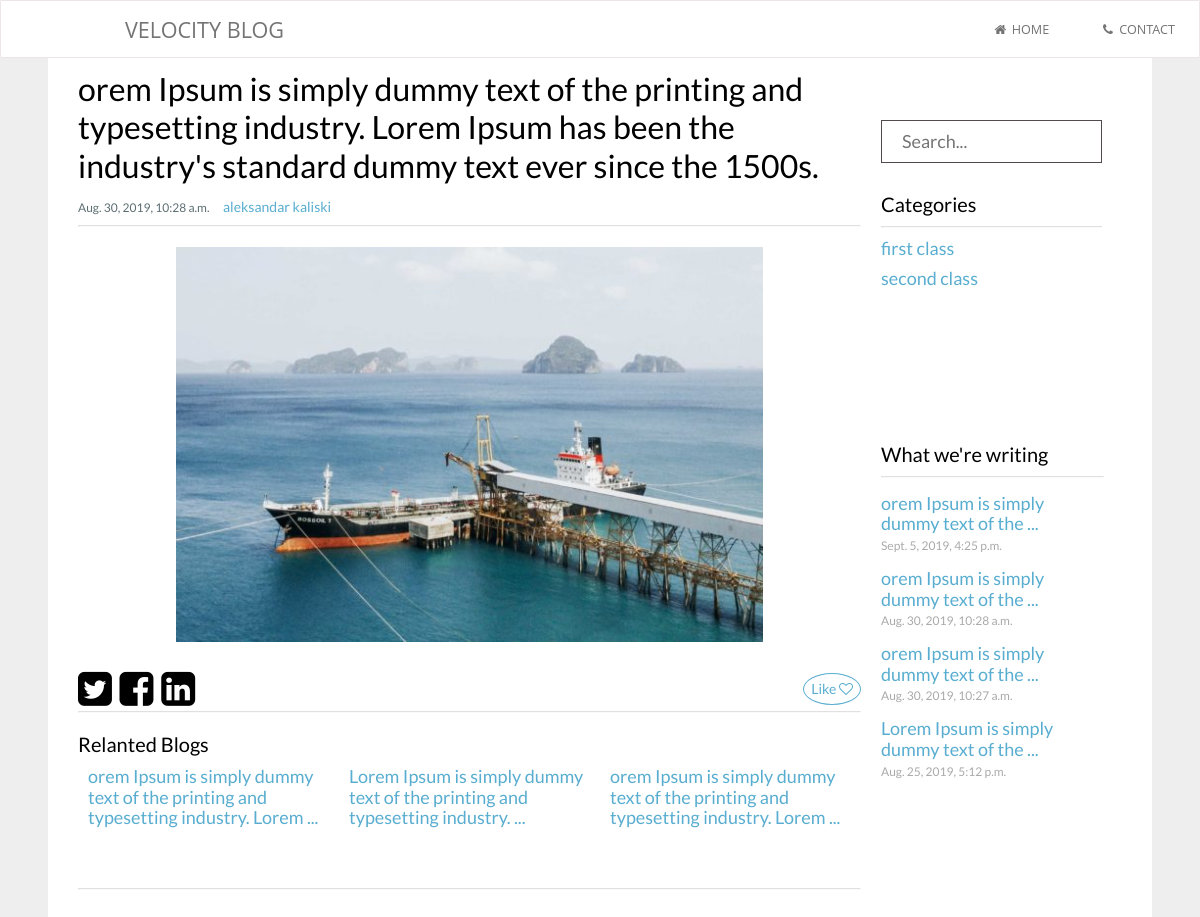
Before: /blog/1/ with the older database file.
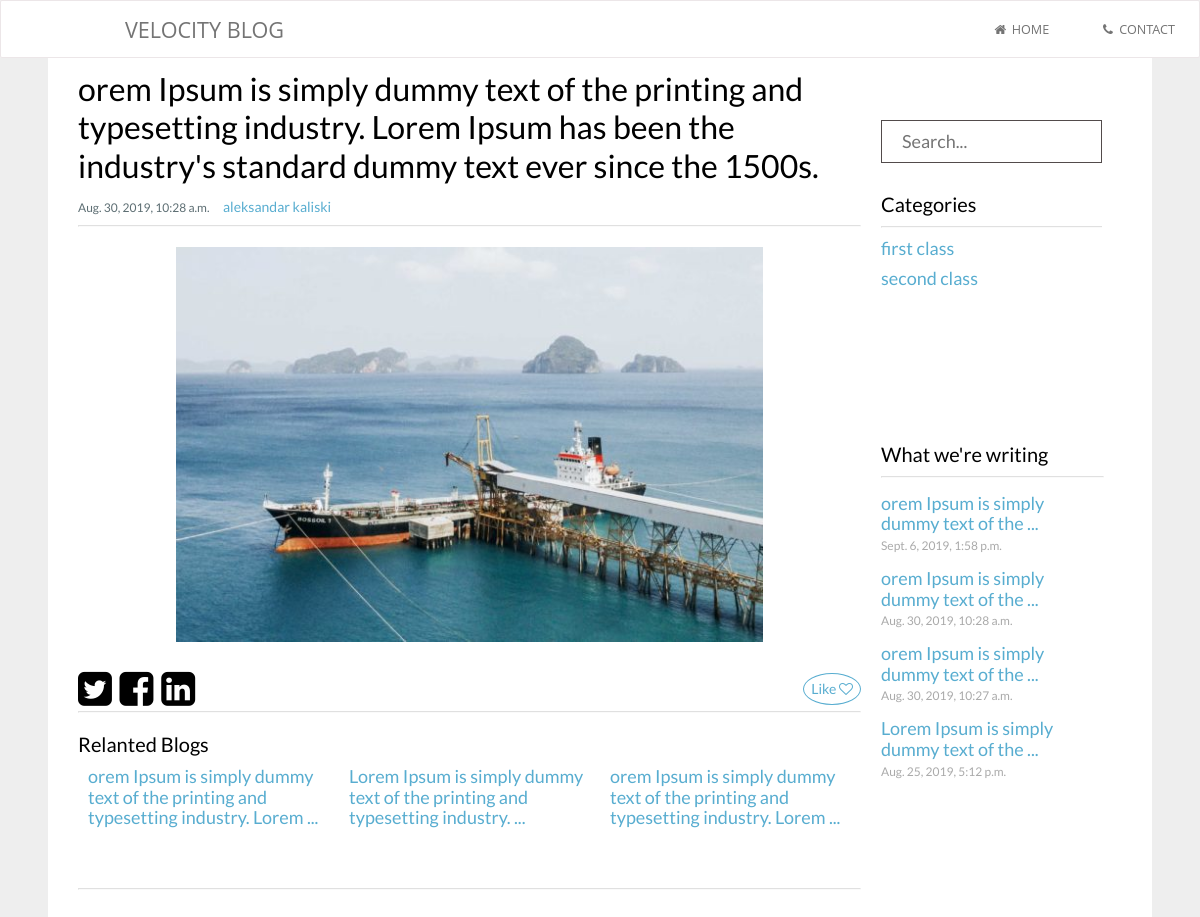
After: the same page with the newer database file.
### blog/models.py (models this page shows, shortened)
class Blog(models.Model):
    title = models.CharField(max_length=255)
    content = tinymce_models.HTMLField()
    timestamp = models.DateTimeField(auto_now=True, auto_now_add=False)
    author = models.CharField(max_length=255)
    category = models.ForeignKey(Category, on_delete=models.CASCADE)
    visit = models.IntegerField()
    favorite = models.IntegerField()
    pic = models.ImageField(upload_to='static/upload_folder/',
                            default='static/upload_folder/None/no-img.jpg', max_length=250)
    is_active = models.BooleanField()

### blog/views.py (the view, shortened to what this page needs)
# urls.py: url(r'^(?P<id>\d+)/$', views.detail, name='detail'),
def detail(request, id=None):
    blog = get_object_or_404(Blog, id=id)
    from difflib import SequenceMatcher
    vec = [[b.id, SequenceMatcher(None, blog.title, b.title).ratio(
    ), b.title] for b in Blog.objects.all() if blog.id != b.id]
    related_blogs = sorted(vec, key=lambda x: x[0])[-3:]
    latest_blogs = Blog.objects.order_by('-timestamp')[:5]
    categories = Category.objects.all()
    context = {
        'blog': blog,
        'categories': categories,
        'related_blogs': related_blogs,
        'latest_blogs': latest_blogs
    }
    return render(request, 'detail.html', context)

### blog/templates/detail.html (shortened to what this page needs)
{% extends 'base.html' %}
{% load static %}
{% block content %}
<link rel="stylesheet" href="{% static 'blog/detail.css' %}"/>
<main class="transaction-page">
    {% include 'menu.html' %}
    <section class="inner-wrap">
        <div class="page-container">
          <div class="container main-content">
            <h3>{{blog.title}}</h3>
            <div class="blog-info">
              <span class="timestamp">{{blog.timestamp}}</span>
              <span style="margin: 0 10px; font-size: 14px; color: #58add0;"> {{blog.author}}</span>
            </div>
            <hr class="divider">
            <div style="margin: 20px auto; width: 75%; max-height: 400px; overflow: hidden">
              <img src="/{{blog.pic}}"/>
            </div>
            <div class="social">
              <a href=""><i class="fa fa-twitter-square" aria-hidden="true"></i></a>
              <a href=""><i class="fa fa-facebook-square" aria-hidden="true"></i></a>
              <a href=""><i class="fa fa-linkedin-square" aria-hidden="true"></i></a>
              <a href="#" data-id='{{blog.id}}' class="like-btn unlike">Like <i class="fa fa-heart-o" aria-hidden="true"></i></a>
            </div>
            <hr class="divider">
            <h5 style="margin-top: 20px;">Relanted Blogs</h5>
            <div class="related">
                {% for rb in related_blogs %}
                  <div class="col-4 related-blog">
                    <a class="link" href="/blog/{{rb.0}}" title="{{rb.2}}">{{rb.2}}</a>
                  </div>
                {% endfor %}
            </div>
            <hr class="divider" style="margin-top: 50px;">
          </div>
          <div class="container side-content">
            <div class="search-field">
              <form action="{% url 'blogs' %}" method="post" class="sampling_form" style="padding: 20px 0; min-width: auto;">
                <div class="control-group" style="width: 100%;">
                    <div class="controls" style="width: 100%;">
                        <input type="text" name="searchKey" placeholder="Search...">
                    </div>
                </div>
              </form>
            </div>
            <div class="categories">
              <h5>Categories</h5>
              <hr  class="divider" style="margin: 10px 0;"/>
              <ul>
                {% for category in categories %}
                  <li><a class="link" href="/blog/category/{{category.id}}">{{ category.name }}</a></li>
                {% endfor %}
              </ul>
            </div>
            <div class="writings">
              <h5>What we're writing</h5>
              <hr  class="divider" style="margin: 10px 0;"/>
              <div class="latest-blogs">
                {% for blog in latest_blogs %}
                  <div class="latest-blog-item">
                    <p href="/blog/{{blog.id}}" id="{{blog.id}}" class="link">{{blog.title}}</p>
                    <p class="timestamp">{{blog.timestamp}}</p>
                  </div>
                {% endfor %}
              </div>
          </div>
        </div>
    </section>
</main>
{% endblock content %}

Changed rows visible on the page:
changed Blog: timestamp "Sept. 5, 2019, 4:25 p.m." → "Sept. 6, 2019, 1:58 p.m."
